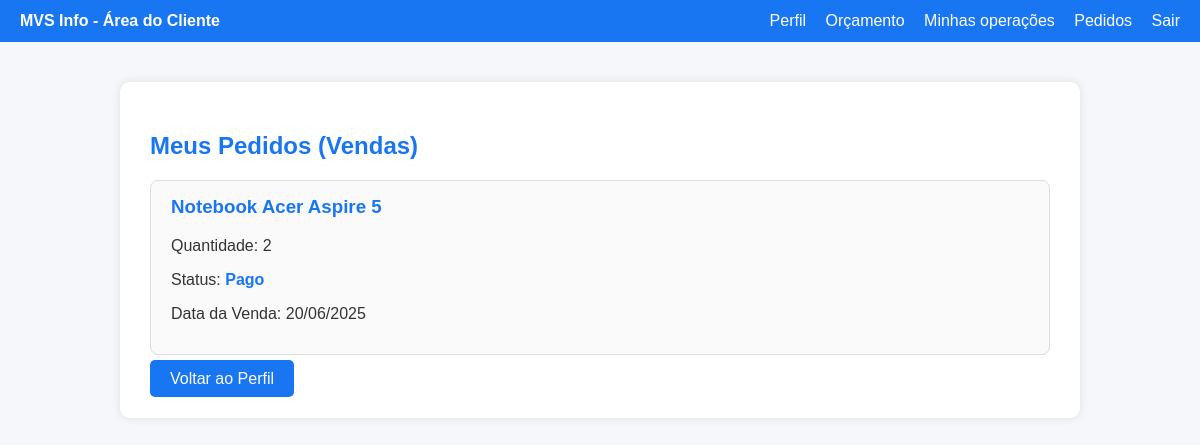
/Projeto/MVSinfo/Projeto/php/area-cliente/pedido.php (signed in), run on the app's committed database.
### tables this page shows
CREATE TABLE operacao_produto (
    id_operacao INT,
    id_produto INT,
    quantidade INT,
    valor_unitario DECIMAL(10,2),
    valor_total_produtos DECIMAL(10,2),
    margem_lucro DECIMAL(5,2),
    imposto DECIMAL(5,2),
    preco_venda DECIMAL(10,2),
    PRIMARY KEY (id_operacao, id_produto),
    FOREIGN KEY (id_operacao) REFERENCES operacao(id_operacao),
    FOREIGN KEY (id_produto) REFERENCES produtos(id_produto)
);

CREATE TABLE produtos (
    id_produto INT PRIMARY KEY AUTO_INCREMENT,
    descricao VARCHAR(100),
    ncm VARCHAR(20),
    marca VARCHAR(50),
    unidade_medida VARCHAR(20),
    fk_categoria_id_categoria INT,
    FOREIGN KEY (fk_categoria_id_categoria) REFERENCES categoria(id_categoria)
);

CREATE TABLE operacao (
    id_operacao INT PRIMARY KEY AUTO_INCREMENT,
    fk_usuario_id_usuario INT,
    data_operacao DATE,
    prazo_entrega VARCHAR(50),
    data_pagamento DATE,
    status_pagamento VARCHAR(50),
    valor_total_compra DECIMAL(10,2),
    fk_transportadora_id_transportadora INT,
    fk_tipo_operacao_id_tipo_operacao INT,
    FOREIGN KEY (fk_usuario_id_usuario) REFERENCES usuario(id_usuario),
    FOREIGN KEY (fk_transportadora_id_transportadora) REFERENCES transportadora(id_transportadora),
    FOREIGN KEY (fk_tipo_operacao_id_tipo_operacao) REFERENCES tipo_operacao(id_tipo_operacao)
);

### Projeto/MVSinfo/Projeto/php/area-cliente/pedido.php (the view, shortened to what this page needs)
<?php
$conexao = new conexao();
$pdo = $conexao->getPdo();
$id_cliente = $_SESSION['id_usuario'] ?? null;
$sql = "
    SELECT o.id_operacao, o.data_operacao, o.status_pagamento,
           p.descricao AS produto, op.quantidade
    FROM operacao o
    JOIN operacao_produto op ON o.id_operacao = op.id_operacao
    JOIN produtos p ON op.id_produto = p.id_produto
    WHERE o.fk_usuario_id_usuario = :id_cliente
      AND o.fk_tipo_operacao_id_tipo_operacao = (
          SELECT id_tipo_operacao FROM tipo_operacao WHERE descricao = 'Venda' LIMIT 1
      )
    ORDER BY o.data_operacao DESC
";
$stmt = $pdo->prepare($sql);
$stmt->execute([':id_cliente' => $id_cliente]);
$pedidos = $stmt->fetchAll(PDO::FETCH_ASSOC);
?>
<!DOCTYPE html>
<html lang="pt-BR">
<head>
    <link rel="stylesheet" href="/Projeto/MVSinfo/Projeto/css/styles.css" />
</head>
<body>
    <div class="navbar">
        <div><strong>MVS Info - Área do Cliente</strong></div>
        <div>
            <a href="area-cliente.php">Perfil</a>
            <a href="orcamento.php">Orçamento</a>
            <a href="minhas-operacoes.php">Minhas operações</a>
            <a href="pedido.php">Pedidos</a>
            <a href="../logout.php">Sair</a>
        </div>
    </div>
    <div class="container">
        <h2>Meus Pedidos (Vendas)</h2>
        <?php if (count($pedidos) > 0): ?>
            <?php foreach ($pedidos as $pedido): ?>
                <div class="pedido">
                    <h3><?= htmlspecialchars($pedido['produto']) ?></h3>
                    <p>Quantidade: <?= intval($pedido['quantidade']) ?></p>
                    <p>Status: <span class="status"><?= htmlspecialchars($pedido['status_pagamento']) ?></span></p>
                    <p>Data da Venda: <?= date('d/m/Y', strtotime($pedido['data_operacao'])) ?></p>
                </div>
            <?php endforeach; ?>
        <?php else: ?>
            <p>Você ainda não tem pedidos registrados.</p>
        <?php endif; ?>
        <a href="area-cliente.php" class="btn">Voltar ao Perfil</a>
    </div>
</body>
</html>

### Projeto/MVSinfo/Projeto/css/styles.css (style rules this page uses)
body { font-family: 'Segoe UI', Tahoma, Geneva, Verdana, sans-serif; background-color: #f9f9f9; color: #333; margin: 0; padding: 0; }
:root { --primary-color: #007bc1; --secondary-color: #f1f1f1; --dark-color: #111; }
.navbar { background-color: var(--primary-color); }

### Projeto/MVSinfo/Projeto/php/area-cliente/pedido.php (style rules this page uses)
body { background-color: #f5f7fa; font-family: Arial, sans-serif; }
.navbar { background-color: #1976f2; color: white; padding: 12px 20px; display: flex; justify-content: space-between; align-items: center; }
.navbar a { color: white; margin-left: 15px; text-decoration: none; }
.container { max-width: 900px; margin: 40px auto; background: white; padding: 30px; border-radius: 10px; box-shadow: 0 0 10px rgba(0, 0, 0, 0.1); }
h2 { color: #1976f2; margin-bottom: 20px; }
.pedido { background-color: #fafafa; border: 1px solid #ddd; border-radius: 8px; padding: 15px 20px; margin-bottom: 15px; }
.pedido h3 { margin-top: 0; color: #1976f2; }
.status { font-weight: bold; color: #1976f2; }
.btn { padding: 10px 20px; background-color: #1976f2; color: white; border: none; border-radius: 5px; text-decoration: none; cursor: pointer; margin-top: 20px; }

### data on the page
operacao_produto: id_produto.descricao "Notebook Acer Aspire 5", quantidade "2", id_operacao.status_pagamento "Pago", id_operacao.data_operacao "20/06/2025"
